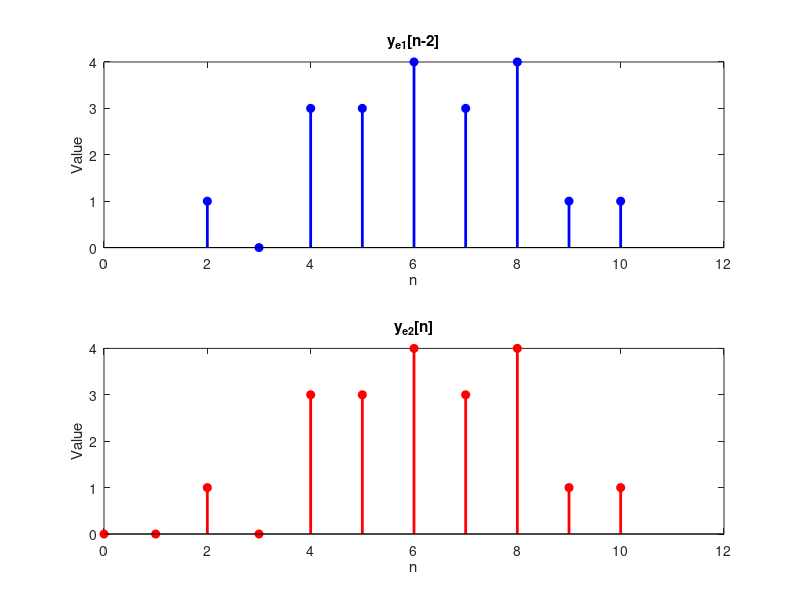

MATLAB code for this plot:
x1 = [1, 1, 1, 1, 1]; 
he1 = [1, -1, 3, 0, 1];
he2 = [0,0,he1];

ye1 = conv(x1, he1);
ye2 = conv(x1, he2);

nx1 = 0:4;
nhe1 = 0:4;
nhe2 = 0:6; 
nye1 = nx1(1)+nhe1(1):nx1(end)+nhe1(end); 
nye2 = nx1(1)+nhe2(1):nx1(end)+nhe2(end); 

% 绘制图片
figure;
subplot(2,1,1);
stem(nye1+2, ye1, 'b','filled', 'LineWidth', 2);
title('y_{e1}[n-2]');
xlabel('n');
ylabel('Value');
xlim([0, max(nye2)+2]);

subplot(2,1,2);
stem(nye2, ye2, 'r', 'filled', 'LineWidth', 2);
title('y_{e2}[n]');
xlabel('n');
ylabel('Value');
xlim([0, max(nye2)+2]);